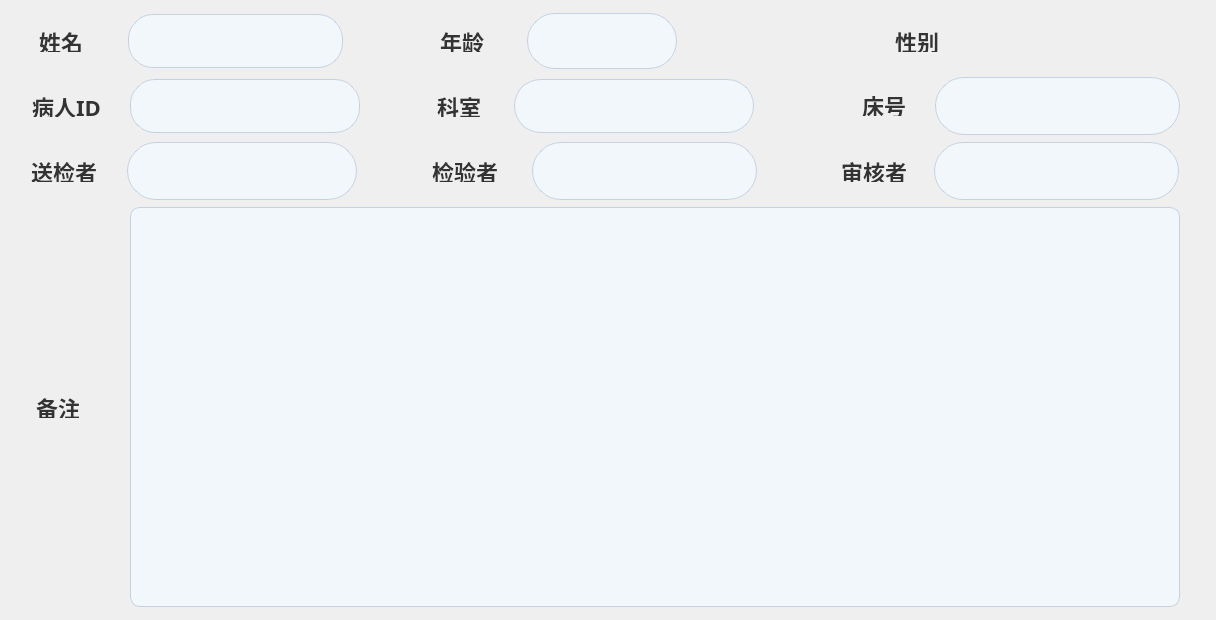
<?xml version="1.0" encoding="UTF-8"?>
<ui version="4.0">
 <class>SampleApplyPatient</class>
 <widget class="QWidget" name="SampleApplyPatient">
  <property name="geometry">
   <rect>
    <x>0</x>
    <y>0</y>
    <width>1216</width>
    <height>620</height>
   </rect>
  </property>
  <property name="sizePolicy">
   <sizepolicy hsizetype="Fixed" vsizetype="Fixed">
    <horstretch>0</horstretch>
    <verstretch>0</verstretch>
   </sizepolicy>
  </property>
  <property name="minimumSize">
   <size>
    <width>1216</width>
    <height>620</height>
   </size>
  </property>
  <property name="maximumSize">
   <size>
    <width>1216</width>
    <height>620</height>
   </size>
  </property>
  <property name="windowTitle">
   <string>Form</string>
  </property>
  <layout class="QVBoxLayout" name="verticalLayout">
   <item>
    <layout class="QHBoxLayout" name="horizontalLayout">
     <item>
      <widget class="QLabel" name="label">
       <property name="sizePolicy">
        <sizepolicy hsizetype="Fixed" vsizetype="Fixed">
         <horstretch>0</horstretch>
         <verstretch>0</verstretch>
        </sizepolicy>
       </property>
       <property name="minimumSize">
        <size>
         <width>55</width>
         <height>22</height>
        </size>
       </property>
       <property name="maximumSize">
        <size>
         <width>55</width>
         <height>22</height>
        </size>
       </property>
       <property name="styleSheet">
        <string notr="true">width: 41px;
height: 22px;
font-family: PingFang SC;
font-weight: 500;
font-size: 22px;
color: #333333;
line-height: 35px;</string>
       </property>
       <property name="text">
        <string>姓名</string>
       </property>
      </widget>
     </item>
     <item>
      <widget class="QLineEdit" name="edit_name">
       <property name="sizePolicy">
        <sizepolicy hsizetype="Fixed" vsizetype="Fixed">
         <horstretch>0</horstretch>
         <verstretch>0</verstretch>
        </sizepolicy>
       </property>
       <property name="minimumSize">
        <size>
         <width>215</width>
         <height>54</height>
        </size>
       </property>
       <property name="maximumSize">
        <size>
         <width>215</width>
         <height>54</height>
        </size>
       </property>
       <property name="styleSheet">
        <string notr="true">background: #F2F7FB;
border-radius: 25px;
border: 1px solid rgba(170,189,212,0.6);

font-family: PingFang SC;
font-weight: bold;
font-size: 24px;
color: #333333;
line-height: 35px;</string>
       </property>
      </widget>
     </item>
     <item>
      <spacer name="horizontalSpacer">
       <property name="orientation">
        <enum>Qt::Horizontal</enum>
       </property>
       <property name="sizeType">
        <enum>QSizePolicy::Fixed</enum>
       </property>
       <property name="sizeHint" stdset="0">
        <size>
         <width>63</width>
         <height>20</height>
        </size>
       </property>
      </spacer>
     </item>
     <item>
      <widget class="QLabel" name="label_2">
       <property name="sizePolicy">
        <sizepolicy hsizetype="Fixed" vsizetype="Fixed">
         <horstretch>0</horstretch>
         <verstretch>0</verstretch>
        </sizepolicy>
       </property>
       <property name="minimumSize">
        <size>
         <width>53</width>
         <height>22</height>
        </size>
       </property>
       <property name="maximumSize">
        <size>
         <width>53</width>
         <height>22</height>
        </size>
       </property>
       <property name="styleSheet">
        <string notr="true">width: 43px;
height: 22px;
font-family: PingFang SC;
font-weight: 500;
font-size: 22px;
color: #333333;
line-height: 35px;</string>
       </property>
       <property name="text">
        <string>年龄</string>
       </property>
      </widget>
     </item>
     <item>
      <widget class="QLineEdit" name="edit_age_val">
       <property name="sizePolicy">
        <sizepolicy hsizetype="Fixed" vsizetype="Fixed">
         <horstretch>0</horstretch>
         <verstretch>0</verstretch>
        </sizepolicy>
       </property>
       <property name="minimumSize">
        <size>
         <width>150</width>
         <height>56</height>
        </size>
       </property>
       <property name="maximumSize">
        <size>
         <width>150</width>
         <height>56</height>
        </size>
       </property>
       <property name="styleSheet">
        <string notr="true">background: #F2F7FB;
border-radius: 28px;
border: 1px solid rgba(170,189,212,0.6);

font-family: PingFang SC;
font-weight: bold;
font-size: 24px;
color: #333333;
line-height: 35px;</string>
       </property>
      </widget>
     </item>
     <item>
      <widget class="QWidget" name="widget_age_unit" native="true">
       <property name="sizePolicy">
        <sizepolicy hsizetype="Fixed" vsizetype="Fixed">
         <horstretch>200</horstretch>
         <verstretch>58</verstretch>
        </sizepolicy>
       </property>
       <property name="minimumSize">
        <size>
         <width>150</width>
         <height>58</height>
        </size>
       </property>
       <property name="maximumSize">
        <size>
         <width>150</width>
         <height>58</height>
        </size>
       </property>
      </widget>
     </item>
     <item>
      <widget class="QLabel" name="label_3">
       <property name="sizePolicy">
        <sizepolicy hsizetype="Fixed" vsizetype="Fixed">
         <horstretch>0</horstretch>
         <verstretch>0</verstretch>
        </sizepolicy>
       </property>
       <property name="minimumSize">
        <size>
         <width>45</width>
         <height>22</height>
        </size>
       </property>
       <property name="maximumSize">
        <size>
         <width>43</width>
         <height>22</height>
        </size>
       </property>
       <property name="styleSheet">
        <string notr="true">font-family: PingFang SC;
font-weight: 500;
font-size: 22px;
color: #333333;
line-height: 35px;</string>
       </property>
       <property name="text">
        <string>性别</string>
       </property>
      </widget>
     </item>
     <item>
      <widget class="QWidget" name="widget_sex" native="true">
       <property name="sizePolicy">
        <sizepolicy hsizetype="Fixed" vsizetype="Fixed">
         <horstretch>0</horstretch>
         <verstretch>0</verstretch>
        </sizepolicy>
       </property>
       <property name="minimumSize">
        <size>
         <width>200</width>
         <height>58</height>
        </size>
       </property>
       <property name="maximumSize">
        <size>
         <width>200</width>
         <height>58</height>
        </size>
       </property>
      </widget>
     </item>
    </layout>
   </item>
   <item>
    <layout class="QHBoxLayout" name="horizontalLayout_2">
     <item>
      <widget class="QLabel" name="label_4">
       <property name="sizePolicy">
        <sizepolicy hsizetype="Fixed" vsizetype="Fixed">
         <horstretch>0</horstretch>
         <verstretch>0</verstretch>
        </sizepolicy>
       </property>
       <property name="minimumSize">
        <size>
         <width>71</width>
         <height>22</height>
        </size>
       </property>
       <property name="maximumSize">
        <size>
         <width>71</width>
         <height>22</height>
        </size>
       </property>
       <property name="styleSheet">
        <string notr="true">font-family: PingFang SC;
font-weight: 500;
font-size: 22px;
color: #333333;
line-height: 35px;</string>
       </property>
       <property name="text">
        <string>病人ID</string>
       </property>
      </widget>
     </item>
     <item>
      <widget class="QLineEdit" name="edit_patientID">
       <property name="sizePolicy">
        <sizepolicy hsizetype="Fixed" vsizetype="Fixed">
         <horstretch>0</horstretch>
         <verstretch>0</verstretch>
        </sizepolicy>
       </property>
       <property name="minimumSize">
        <size>
         <width>230</width>
         <height>54</height>
        </size>
       </property>
       <property name="maximumSize">
        <size>
         <width>230</width>
         <height>54</height>
        </size>
       </property>
       <property name="styleSheet">
        <string notr="true">background: #F2F7FB;
border-radius: 25px;
border: 1px solid rgba(170,189,212,0.6);

font-family: PingFang SC;
font-weight: bold;
font-size: 24px;
color: #333333;
line-height: 35px;</string>
       </property>
      </widget>
     </item>
     <item>
      <spacer name="horizontalSpacer_4">
       <property name="orientation">
        <enum>Qt::Horizontal</enum>
       </property>
       <property name="sizeType">
        <enum>QSizePolicy::Fixed</enum>
       </property>
       <property name="sizeHint" stdset="0">
        <size>
         <width>50</width>
         <height>20</height>
        </size>
       </property>
      </spacer>
     </item>
     <item>
      <widget class="QLabel" name="label_5">
       <property name="sizePolicy">
        <sizepolicy hsizetype="Fixed" vsizetype="Fixed">
         <horstretch>0</horstretch>
         <verstretch>0</verstretch>
        </sizepolicy>
       </property>
       <property name="minimumSize">
        <size>
         <width>50</width>
         <height>22</height>
        </size>
       </property>
       <property name="maximumSize">
        <size>
         <width>43</width>
         <height>22</height>
        </size>
       </property>
       <property name="styleSheet">
        <string notr="true">font-family: PingFang SC;
font-weight: 500;
font-size: 22px;
color: #333333;
line-height: 35px;</string>
       </property>
       <property name="text">
        <string>科室</string>
       </property>
      </widget>
     </item>
     <item>
      <widget class="QLineEdit" name="edit_department">
       <property name="sizePolicy">
        <sizepolicy hsizetype="Fixed" vsizetype="Fixed">
         <horstretch>0</horstretch>
         <verstretch>0</verstretch>
        </sizepolicy>
       </property>
       <property name="minimumSize">
        <size>
         <width>240</width>
         <height>54</height>
        </size>
       </property>
       <property name="maximumSize">
        <size>
         <width>240</width>
         <height>54</height>
        </size>
       </property>
       <property name="styleSheet">
        <string notr="true">background: #F2F7FB;
border-radius: 27px;
border: 1px solid rgba(170,189,212,0.6);

font-family: PingFang SC;
font-weight: bold;
font-size: 24px;
color: #333333;
line-height: 35px;</string>
       </property>
      </widget>
     </item>
     <item>
      <spacer name="horizontalSpacer_3">
       <property name="orientation">
        <enum>Qt::Horizontal</enum>
       </property>
       <property name="sizeType">
        <enum>QSizePolicy::Fixed</enum>
       </property>
       <property name="sizeHint" stdset="0">
        <size>
         <width>81</width>
         <height>20</height>
        </size>
       </property>
      </spacer>
     </item>
     <item>
      <widget class="QLabel" name="label_6">
       <property name="sizePolicy">
        <sizepolicy hsizetype="Fixed" vsizetype="Fixed">
         <horstretch>0</horstretch>
         <verstretch>0</verstretch>
        </sizepolicy>
       </property>
       <property name="minimumSize">
        <size>
         <width>46</width>
         <height>21</height>
        </size>
       </property>
       <property name="maximumSize">
        <size>
         <width>46</width>
         <height>21</height>
        </size>
       </property>
       <property name="styleSheet">
        <string notr="true">font-family: PingFang SC;
font-weight: 500;
font-size: 22px;
color: #333333;
line-height: 35px;</string>
       </property>
       <property name="text">
        <string>床号</string>
       </property>
      </widget>
     </item>
     <item>
      <widget class="QLineEdit" name="edit_bedID">
       <property name="sizePolicy">
        <sizepolicy hsizetype="Fixed" vsizetype="Fixed">
         <horstretch>0</horstretch>
         <verstretch>0</verstretch>
        </sizepolicy>
       </property>
       <property name="minimumSize">
        <size>
         <width>245</width>
         <height>58</height>
        </size>
       </property>
       <property name="maximumSize">
        <size>
         <width>245</width>
         <height>58</height>
        </size>
       </property>
       <property name="styleSheet">
        <string notr="true">background: #F2F7FB;
border-radius: 29px;
border: 1px solid rgba(170,189,212,0.6);

font-family: PingFang SC;
font-weight: bold;
font-size: 24px;
color: #333333;
line-height: 35px;</string>
       </property>
      </widget>
     </item>
    </layout>
   </item>
   <item>
    <layout class="QHBoxLayout" name="horizontalLayout_3">
     <item>
      <widget class="QLabel" name="label_7">
       <property name="sizePolicy">
        <sizepolicy hsizetype="Fixed" vsizetype="Fixed">
         <horstretch>0</horstretch>
         <verstretch>0</verstretch>
        </sizepolicy>
       </property>
       <property name="minimumSize">
        <size>
         <width>70</width>
         <height>22</height>
        </size>
       </property>
       <property name="maximumSize">
        <size>
         <width>70</width>
         <height>22</height>
        </size>
       </property>
       <property name="styleSheet">
        <string notr="true">font-family: PingFang SC;
font-weight: 500;
font-size: 22px;
color: #333333;
line-height: 35px;</string>
       </property>
       <property name="text">
        <string>送检者</string>
       </property>
      </widget>
     </item>
     <item>
      <widget class="QLineEdit" name="edit_inspection">
       <property name="sizePolicy">
        <sizepolicy hsizetype="Fixed" vsizetype="Fixed">
         <horstretch>0</horstretch>
         <verstretch>0</verstretch>
        </sizepolicy>
       </property>
       <property name="minimumSize">
        <size>
         <width>230</width>
         <height>58</height>
        </size>
       </property>
       <property name="maximumSize">
        <size>
         <width>230</width>
         <height>58</height>
        </size>
       </property>
       <property name="styleSheet">
        <string notr="true">background: #F2F7FB;
border-radius: 29px;
border: 1px solid rgba(170,189,212,0.6);

font-family: PingFang SC;
font-weight: bold;
font-size: 24px;
color: #333333;
line-height: 35px;</string>
       </property>
      </widget>
     </item>
     <item>
      <spacer name="horizontalSpacer_5">
       <property name="orientation">
        <enum>Qt::Horizontal</enum>
       </property>
       <property name="sizeType">
        <enum>QSizePolicy::Fixed</enum>
       </property>
       <property name="sizeHint" stdset="0">
        <size>
         <width>49</width>
         <height>20</height>
        </size>
       </property>
      </spacer>
     </item>
     <item>
      <widget class="QLabel" name="label_8">
       <property name="sizePolicy">
        <sizepolicy hsizetype="Fixed" vsizetype="Fixed">
         <horstretch>0</horstretch>
         <verstretch>0</verstretch>
        </sizepolicy>
       </property>
       <property name="minimumSize">
        <size>
         <width>74</width>
         <height>22</height>
        </size>
       </property>
       <property name="maximumSize">
        <size>
         <width>74</width>
         <height>22</height>
        </size>
       </property>
       <property name="styleSheet">
        <string notr="true">font-family: PingFang SC;
font-weight: 500;
font-size: 22px;
color: #333333;
line-height: 35px;</string>
       </property>
       <property name="text">
        <string>检验者</string>
       </property>
      </widget>
     </item>
     <item>
      <widget class="QLineEdit" name="edit_verifier">
       <property name="sizePolicy">
        <sizepolicy hsizetype="Fixed" vsizetype="Fixed">
         <horstretch>0</horstretch>
         <verstretch>0</verstretch>
        </sizepolicy>
       </property>
       <property name="minimumSize">
        <size>
         <width>225</width>
         <height>58</height>
        </size>
       </property>
       <property name="maximumSize">
        <size>
         <width>225</width>
         <height>58</height>
        </size>
       </property>
       <property name="styleSheet">
        <string notr="true">background: #F2F7FB;
border-radius: 29px;
border: 1px solid rgba(170,189,212,0.6);

font-family: PingFang SC;
font-weight: bold;
font-size: 24px;
color: #333333;
line-height: 35px;</string>
       </property>
      </widget>
     </item>
     <item>
      <spacer name="horizontalSpacer_6">
       <property name="orientation">
        <enum>Qt::Horizontal</enum>
       </property>
       <property name="sizeType">
        <enum>QSizePolicy::Fixed</enum>
       </property>
       <property name="sizeHint" stdset="0">
        <size>
         <width>58</width>
         <height>20</height>
        </size>
       </property>
      </spacer>
     </item>
     <item>
      <widget class="QLabel" name="label_9">
       <property name="sizePolicy">
        <sizepolicy hsizetype="Fixed" vsizetype="Fixed">
         <horstretch>0</horstretch>
         <verstretch>0</verstretch>
        </sizepolicy>
       </property>
       <property name="minimumSize">
        <size>
         <width>67</width>
         <height>22</height>
        </size>
       </property>
       <property name="maximumSize">
        <size>
         <width>67</width>
         <height>22</height>
        </size>
       </property>
       <property name="styleSheet">
        <string notr="true">font-family: PingFang SC;
font-weight: 500;
font-size: 22px;
color: #333333;
line-height: 35px;</string>
       </property>
       <property name="text">
        <string>审核者</string>
       </property>
      </widget>
     </item>
     <item>
      <widget class="QLineEdit" name="edit_auditor">
       <property name="sizePolicy">
        <sizepolicy hsizetype="Fixed" vsizetype="Fixed">
         <horstretch>0</horstretch>
         <verstretch>0</verstretch>
        </sizepolicy>
       </property>
       <property name="minimumSize">
        <size>
         <width>245</width>
         <height>58</height>
        </size>
       </property>
       <property name="maximumSize">
        <size>
         <width>245</width>
         <height>58</height>
        </size>
       </property>
       <property name="styleSheet">
        <string notr="true">background: #F2F7FB;
border-radius: 29px;
border: 1px solid rgba(170,189,212,0.6);

font-family: PingFang SC;
font-weight: bold;
font-size: 24px;
color: #333333;
line-height: 35px;</string>
       </property>
      </widget>
     </item>
    </layout>
   </item>
   <item>
    <layout class="QHBoxLayout" name="horizontalLayout_4">
     <item>
      <widget class="QLabel" name="label_10">
       <property name="sizePolicy">
        <sizepolicy hsizetype="Fixed" vsizetype="Fixed">
         <horstretch>0</horstretch>
         <verstretch>0</verstretch>
        </sizepolicy>
       </property>
       <property name="minimumSize">
        <size>
         <width>43</width>
         <height>22</height>
        </size>
       </property>
       <property name="maximumSize">
        <size>
         <width>43</width>
         <height>22</height>
        </size>
       </property>
       <property name="styleSheet">
        <string notr="true">font-family: PingFang SC;
font-weight: 500;
font-size: 22px;
color: #333333;
line-height: 35px;</string>
       </property>
       <property name="text">
        <string>备注</string>
       </property>
      </widget>
     </item>
     <item>
      <spacer name="horizontalSpacer_7">
       <property name="orientation">
        <enum>Qt::Horizontal</enum>
       </property>
       <property name="sizeType">
        <enum>QSizePolicy::Fixed</enum>
       </property>
       <property name="sizeHint" stdset="0">
        <size>
         <width>20</width>
         <height>20</height>
        </size>
       </property>
      </spacer>
     </item>
     <item>
      <widget class="QTextEdit" name="edit_remark">
       <property name="sizePolicy">
        <sizepolicy hsizetype="Fixed" vsizetype="Fixed">
         <horstretch>0</horstretch>
         <verstretch>0</verstretch>
        </sizepolicy>
       </property>
       <property name="minimumSize">
        <size>
         <width>1050</width>
         <height>400</height>
        </size>
       </property>
       <property name="maximumSize">
        <size>
         <width>1050</width>
         <height>400</height>
        </size>
       </property>
       <property name="styleSheet">
        <string notr="true">background: #F2F7FB;
border-radius: 10px;
border: 1px solid rgba(170,189,212,0.6);
font-family: PingFang SC;
font-weight: 500;
font-size: 26px;
color: #333333;
line-height: 35px;</string>
       </property>
      </widget>
     </item>
    </layout>
   </item>
  </layout>
 </widget>
 <resources/>
 <connections/>
</ui>
